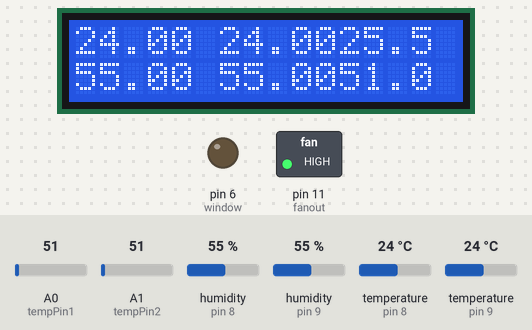
This sketch was run on a simulated Arduino Mega 2560, built with avr-gcc and run on an emulated ATmega2560. Parts: 16×2 character LCD, switched loads named in the sketch (green lamp = pin HIGH), output pins drawn as LEDs (lit = HIGH). Inputs (shaded band) come from the test bench; at power-on: temperature (sensors on pin 8, pin 9) 24 °C, A0 (tempPin1) = 51, humidity (sensors on pin 9, pin 8) 55 %, A1 (tempPin2) = 51. The local clock reads 2024-03-15 10:24:30 at power-on unless the sketch sets it; storage starts empty; what the sketch prints to the serial monitor is not drawn.

Above: at 1.2 s.
1.3 s: temperature (sensor on pin 8) set to 29.1 °C
At 10.5 s:
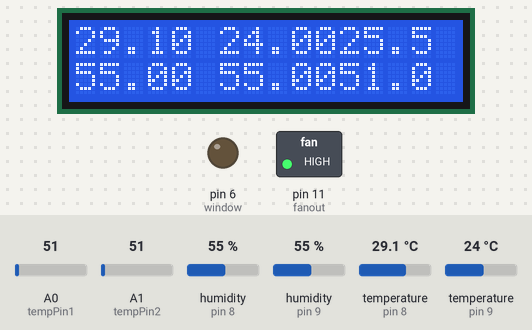
11.6 s: temperature (sensor on pin 8) set to 30.8 °C
At 20.7 s:
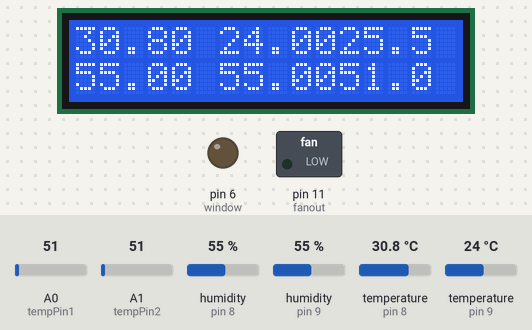
21.7 s: temperature (sensor on pin 8) set to 34.3 °C
At 31.0 s:
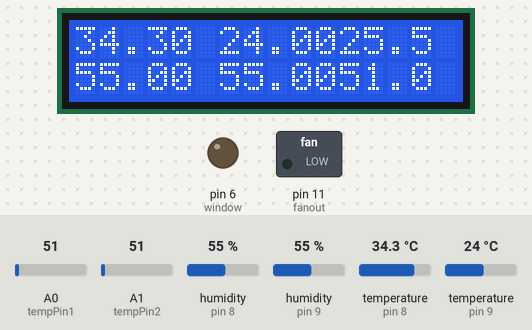
31.7 s: temperature (sensor on pin 8) set to 35.4 °C
At 41.3 s:
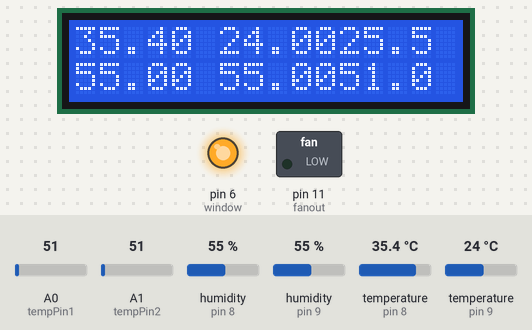
41.7 s: A0 (tempPin1) set to 61
At 51.5 s:
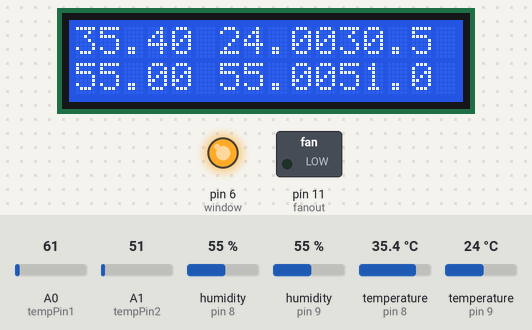
51.8 s: humidity (sensor on pin 9) set to 22 %
At 61.4 s:
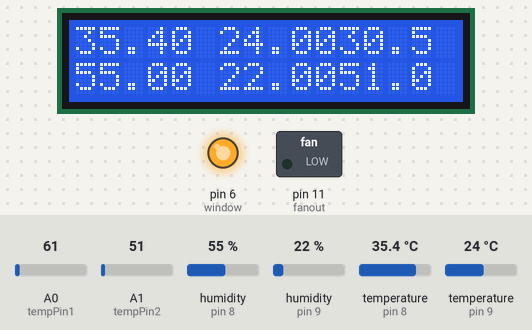
Timing chart, 0 to 62.8 s (numbered marks = the images above; inputs shaded):
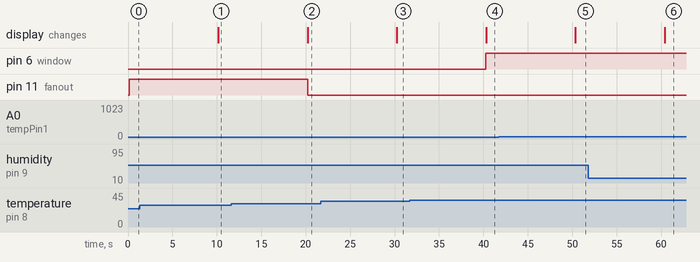

Measured:
- the behaviour switches between 29.9 and 30 °C on temperature (sensor on pin 8) (found by bisection; images 1 and 2)
- the behaviour switches between 35 and 35.1 °C on temperature (sensor on pin 8) (found by bisection; images 3 and 4)
- after the input at 1.3 s, the display: changes after 8.9 s (image 1)
- after the input at 11.6 s, pin 11 (fanout): HIGH → LOW after 8.6 s; the display: changes after 8.6 s (image 2)
- after the input at 21.7 s, the display: changes after 8.6 s (image 3)
- after the input at 31.7 s, pin 6 (window): LOW → HIGH after 8.6 s; the display: changes after 8.6 s (image 4)
- after the input at 41.7 s, the display: changes after 8.6 s (image 5)
- after the input at 51.8 s, the display: changes after 8.6 s (image 6)

The sketch:

Aquadata.ino
```cpp
#include <stdio.h>
#include <DHT.h>
#include <Wire.h> //i2c communication
#include <LiquidCrystal.h>
#include <DS3231.h>
#include <SPI.h> //Library for SPI communication (Pre-Loaded into Arduino)
#include <SD.h> //Library for SD card (Pre-Loaded into Arduino)


#define dht1_PIN 9 //dht1 connected to pin 9
#define dht2_PIN 8 //dht2 connected to pin 8

#define dht1type DHT11 //dht11
#define dht2type DHT22 //dht22

DHT DHT1(dht1_PIN, dht1type);
DHT DHT2(dht2_PIN, dht2type);

LiquidCrystal lcd(3,2,34,36,38,40); // (RS, E, D4, D5, D6, D7)
const int chipSelect = 53; //SD card CS pin connected to pin 53 of Arduino
float Temp1, Temp2,soilm,t1,t2,h1,h2;

int tempPin1 = A0, tempPin2=A1;
int window = 6;
int fanout = 11;
int a,b; // a is window output and b is exhaustfan output


long time_curr = 0;

// Init the DS3231 using the hardware interface

DS3231  rtc(SDA, SCL);

void setup()
{
  // Setup Serial connection
  Serial.begin(9600);
  lcd.begin(16,2);
  DHT1.begin();
  DHT2.begin();
  Initialize_SDcard();
  Initialize_RTC();


  pinMode(tempPin1, INPUT);
  pinMode(tempPin2, INPUT);
  pinMode(window, OUTPUT);
  pinMode(fanout, OUTPUT);

}


void loop()

{
  time_curr = millis();

  if(time_curr > 60000)
  {
    Write_SDcard();
    time_curr = 0;
  }

   h1 = DHT1.readHumidity();
   t1 = DHT1.readTemperature();
   h2 = DHT2.readHumidity();
   t2 = DHT2.readTemperature();


   if(t2>35)
   {
      digitalWrite(window, HIGH);
      a= 0;
   }
   else
   {
     digitalWrite(window,LOW);
     a= 1;
   }

   if(t2<30)
   {
    digitalWrite(fanout, HIGH);
    b=0;
    }
    else
    {
    digitalWrite(fanout, LOW);
    b=1;
    }


  Temp1 = (0.5*(analogRead(tempPin1)));
  Temp2 = analogRead(tempPin2);


  lcd.setCursor (0,0);
  lcd.print(t2);
  lcd.setCursor (6,0);
  lcd.print(t1);
  lcd.setCursor (11,0);
  lcd.print(Temp1,1);
  lcd.setCursor (0,1);
  lcd.print(h2);
  lcd.setCursor (6,1);
  lcd.print(h1);
  lcd.setCursor (11,1);
  lcd.print(Temp2,1);

  Serial.println(t2, 1);
  Serial.println(h2, 1);
  Serial.println(rtc.getDateStr());
  Serial.println(rtc.getTimeStr());
  Serial.println(Temp1, 1);
  delay (10000);

  }


void Write_SDcard()
{
    // open the file. note that only one file can be open at a time,
  // so you have to close this one before opening another.
  File dataFile = SD.open("GHdata1.txt", FILE_WRITE);

  // if the file is available, write to it:
  if (dataFile) {
    dataFile.print(rtc.getDateStr()); //Store date on SD card
    dataFile.print("       "); //Move to next column using a ","

    dataFile.print(rtc.getTimeStr()); //Store date on SD card
    dataFile.print("       "); //Move to next column using a ","

    dataFile.print(t1); //Store date on SD card
    dataFile.print("°       "); //Move to next column using a ","

    dataFile.print(t2); //Store date on SD card
    dataFile.print("°       "); //Move to next column using a ","

    dataFile.print(h1); //Store date on SD card
    dataFile.print("   "); //Move to next column using a ","

    dataFile.print(h2); //Store date on SD card
    dataFile.print("   "); //Move to next column using a ","

    dataFile.print(Temp1); //Store temp1 on SD card
    dataFile.print("°   ");

    dataFile.print(Temp2); //Store temp2 on SD card
    dataFile.print("°        ");

    dataFile.print(a); //Store temp2 on SD card
    dataFile.print("          ");

    dataFile.print(b); //Store temp2 on SD card
    dataFile.print("   ");

    dataFile.println(); //End of Row move to next row
    dataFile.close(); //Close the file
  }
  else
  Serial.println("OOPS!! SD card writing failed");
}

void Initialize_SDcard()
{
  // see if the card is present and can be initialized:
  if (!SD.begin(chipSelect)) {
    Serial.println("Card failed, or not present");
    // don't do anything more:
    return;
  }
   // open the file. note that only one file can be open at a time,
  // so you have to close this one before opening another.
  File dataFile = SD.open("GHdata1.txt", FILE_WRITE);
  // if the file is available, write to it:
  if (dataFile) {
    dataFile.println("Date             Time           TempDHT11   TempDHT22   H11    H22   Temp1    Temp2     WaterPump   ExhauFan"); //Write the first row of the excel file
    dataFile.close();
    Serial.println("data being printed on SD card");
  }
}

void Initialize_RTC()
{
   // Initialize the rtc object
  rtc.begin();
}

void Read_DHT11()
{
int chk = DHT1.read(dht1_PIN);
}
void Read_DHT22()
{
 int chk = DHT2.read(dht2_PIN);
  }

/*void Read_DateTime()
{
  // Send date
  Serial.print(rtc.getDateStr());
  Serial.print(" -- ");

  // Send time
  Serial.println(rtc.getTimeStr());
}*/

/*void Read_TempHum()
{
  Serial.print("Temperature = ");
  Serial.println(DHT.temperature);
  Serial.print("Humidity = ");
  Serial.println(DHT.humidity);
 // delay(1000);
}*/
```
